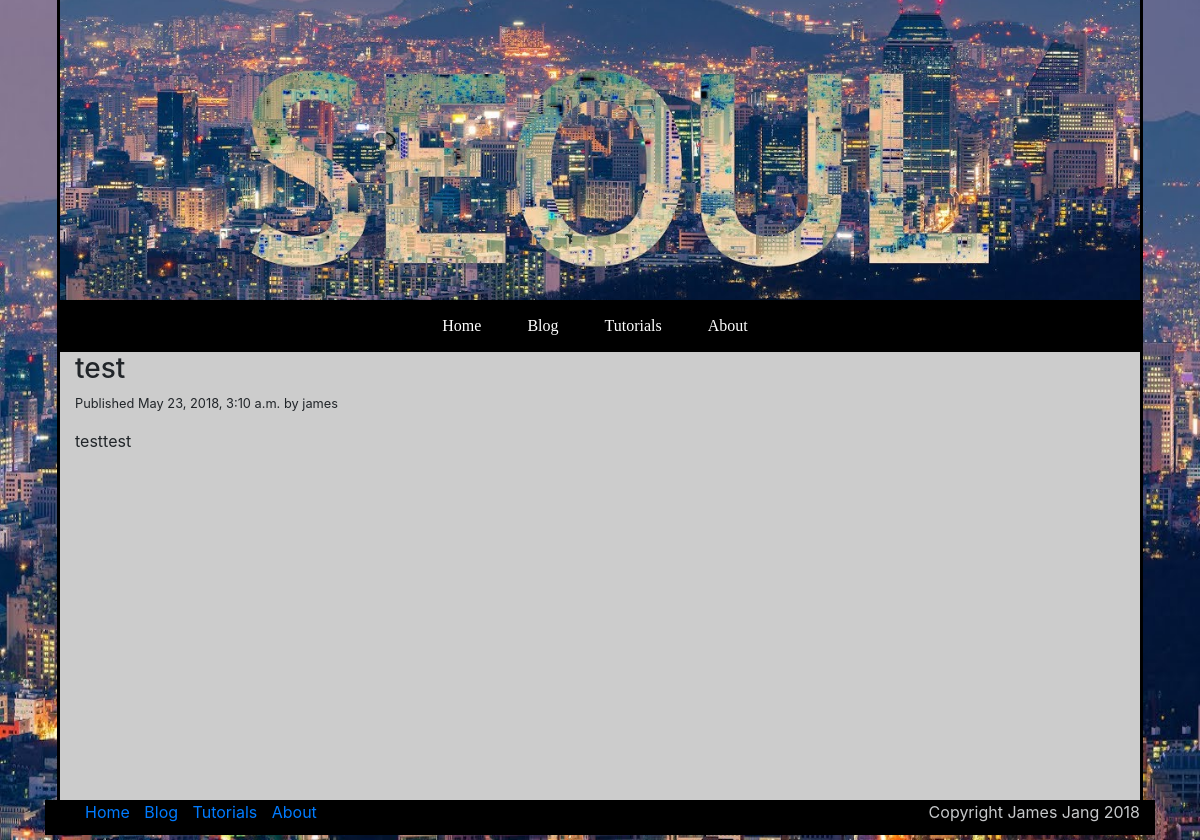
/blog/2018/05/23/testery/, run on the app's committed database.
### blog/models.py (models this page shows, shortened)
class Post(models.Model):
    STATUS_CHOICES = (
        ('draft', 'Draft'),
        ('published', 'Published'),
    )
    CATEGORY_CHOICES = (
        ('blog' , 'Blog'),
        ('tutorial', 'Tutorial'),
    )
    title = models.CharField(max_length=250)
    slug = models.SlugField(max_length=250, unique_for_date='publish')
    author = models.ForeignKey(User, on_delete=models.DO_NOTHING, related_name='blog_posts')
    body = models.TextField()
    publish = models.DateTimeField(default=timezone.now)
    created = models.DateTimeField(auto_now_add=True)
    updated = models.DateTimeField(auto_now=True)
    status = models.CharField(max_length=10, choices=STATUS_CHOICES, default='published')
    posttype = models.CharField(max_length=10, choices=CATEGORY_CHOICES, default='blog')
    objects = models.Manager()
    published = PublishedManager()
    blogposts = BlogPostManager()
    tutorialposts = TutorialPostManager()
    class Meta:
        ordering = ('-publish',)

### blog/views.py (the view)
# urls.py: url(r'^(?P<year>\d{4})/(?P<month>\d{2})/(?P<day>\d{2})/(?P<post>[-\w]+)/$', views.post_detail_view, name='post_detail_view'),
def post_detail_view(request, year, month, day, post):
    post = get_object_or_404(Post, slug=post, publish__year=year, publish__month=month,
                             publish__day=day)
    return render(request, 'blog/post/detail.html', {'post': post})

### blog/templates/blog/post/detail.html (shortened to what this page needs)
{% extends "blog/master.html" %}
{% block content %}
   <h3>{{ post.title }}</h3>
    <p class="small">Published {{ post.publish }} by {{ post.author }}</p>
    <p>{{ post.body|linebreaks }}</p>
{% endblock %}

### data on the page
Post: title "test", publish "May 23, 2018, 3:10 a.m.", author "james", body "testtest"
